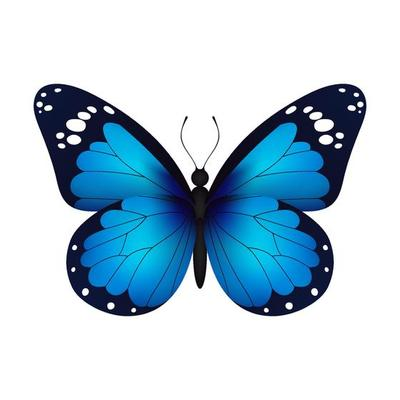
#> input picture input.jpg, 400 x 400 px, found by its file name
$ python task-02.py
#> lines starting #> are read from the running program, lines starting #| are printed output that depends on the picture
from PIL import Image

def encrypt_image(input_path, output_path, key):
#> called with input_path = 'C:\\Users\\Dell\\Desktop\\CS\\input.jpg'
    img = Image.open(input_path)
#> img is the input picture: PIL image 400x400 RGB; mean R, G, B 179.6, 202.7, 217.3
    pixels = img.load()

    width, height = img.size
#> width = 400; height = 400

    for i in range(width):
        for j in range(height):
            r, g, b = pixels[i, j]

            # swapping red and blue channels
            encrypted_pixel = (b, g, r)

            pixels[i, j] = encrypted_pixel

    img.save(output_path)
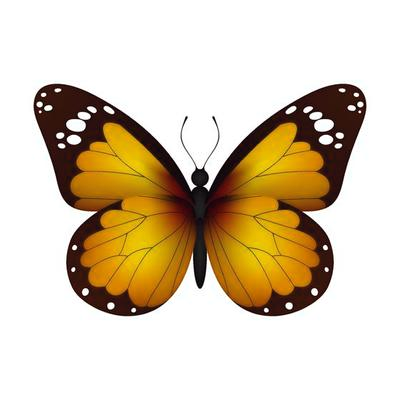
#> saved as encrypted_image.jpg: PIL image 400x400 RGB; mean R, G, B 217.3, 202.7, 179.6
    print("Image encrypted successfully!")

def decrypt_image(input_path, output_path, key):
    img = Image.open(input_path)
    pixels = img.load()

    width, height = img.size
#> width = 400; height = 400

    for i in range(width):
        for j in range(height):
            r, g, b = pixels[i, j]

            # swapping red and blue channels back
            decrypted_pixel = (b, g, r)

            pixels[i, j] = decrypted_pixel

    img.save(output_path)
    print("Image decrypted successfully!")

 # image path
input_image = r"C:\Users\Dell\Desktop\CS\input.jpg"
encrypted_image = r"C:\Users\Dell\Desktop\CS\encrypted_image.jpg"
decrypted_image = r"C:\Users\Dell\Desktop\CS\decrypted_image.jpg"


# Encrypt the image
encrypt_image(input_image, encrypted_image, key=None)

# Decrypt the image

decrypt_image(encrypted_image, decrypted_image, key=None)
